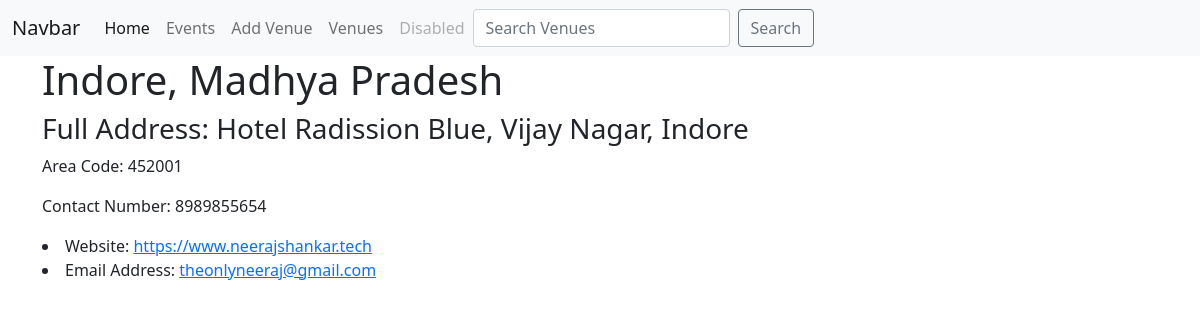
Screenshot of /show_venue_details/9 with the database file from the repository.
### events/models.py (models this page shows, shortened)
class Venue(models.Model):
    venue_place = models.CharField('Place of Event', max_length=200)
    address = models.CharField('Venue Address', max_length=200)
    zip_code = models.CharField('Zip Code', max_length=100)
    phone = models.CharField('Contact Number', max_length=100)
    web_address =  models.URLField('Website Address')
    email_address = models.EmailField('Email Address')

### events/views.py (the view)
# urls.py: path('show_venue_details/<venue_id>', views.show_venue, name="show-venue"),
def show_venue(request, venue_id):
    venue_detail = Venue.objects.get(pk=venue_id)
    return render(request, 'venue-detail.html',{'venue_detail':venue_detail})

### templates/venue-detail.html
{% extends 'base.html' %}
{% block body%}
<div class="container">
    <div class="event-detail">
        <h1>{{venue_detail.venue_place}}</h1>
        <h3>Full Address: {{venue_detail.address}}</h3>
        <p>Area Code: {{venue_detail.zip_code}}</p>
        <p>Contact Number: {{venue_detail.phone}}</p>
        <li> Website: <a href="{{venue_detail.web_address}}">{{venue_detail.web_address}}</a></li>
        <li> Email Address: <a href="{{venue_detail.email_address}}">{{venue_detail.email_address}}</a></li>
    </div>
</div>
{% endblock body%}

### rows the page displays
Venue: venue_place "Indore, Madhya Pradesh", address "Hotel Radission Blue, Vijay Nagar, Indore", zip_code "452001", phone "8989855654", web_address "https://www.neerajshankar.tech", email_address "theonlyneeraj@gmail.com"
